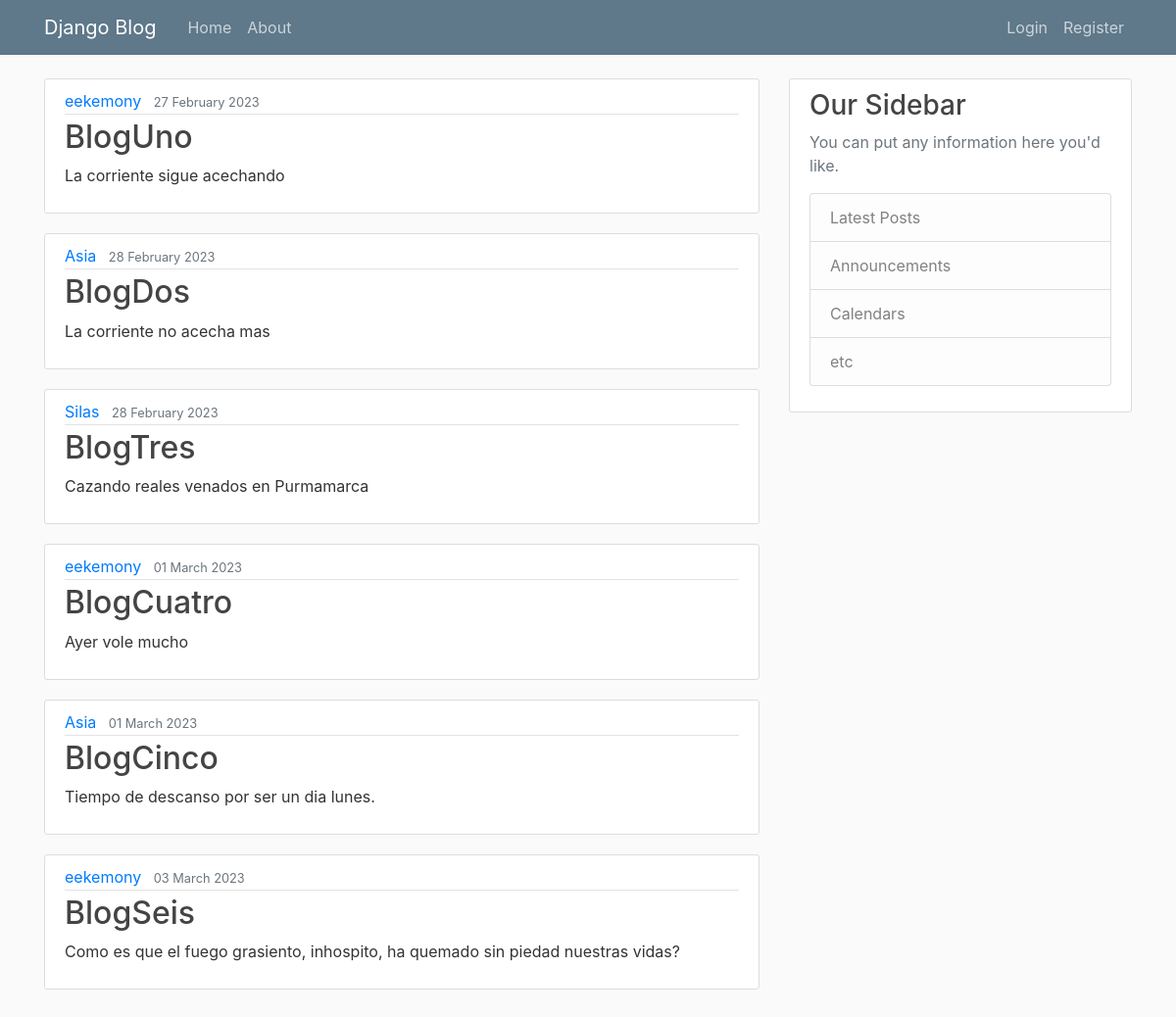
Screenshot of /blog/ with the database file from the repository.
### blog/models.py (models this page shows, shortened)
class Post(models.Model): #post will be the table of a database.
    title = models.CharField(max_length=100) #title is a table field, model is module and CharField is a class
    content = models.TextField() #text field is text with no restrictions
    date_posted = models.DateTimeField(default=timezone.now) #we dont put timezone.now(), just timezone.now because we dont
    author = models.ForeignKey(User, on_delete=models.CASCADE)
    """ This line of code defines a foreign key relationship between the `Post` model and the `User` model in Django. A foreign key is a field in one table that refers to the primary key of another table. In this case, the `author` field in the `Post` model is a foreign key that refers to the `id` field in the `User` model. This means that each post is associated with a single user who created it.

    The `on_delete` argument specifies what should happen when the referenced object (in this case, a `User` object) is deleted. `models.CASCADE` is a built-in Django option that specifies that when a `User` object is deleted, all of the `Post` objects associated with that `User` should also be deleted."""

### blog/views.py (the view)
# urls.py: 2. Add a URL to urlpatterns:  path('', views.home, name='home')
def home(request):
    context = {'posts': Post.objects.all(), 'titulo': 'Main Page'}
    return render(request, 'blog/home.html', context)

### blog/templates/blog/home.html
{% extends "blog/base.html" %}
{% block content %}
    {% for i in posts %}
        <article class="media content-section">
            <div class="media-body">
                <div class="article-metadata">
                    <a class="mr-2" href="#">{{ i.author }}</a>
                    <small class="text-muted">{{ i.date_posted|date:"d F Y" }}</small>
                </div>
                <h2><a class="article-title" href="#">{{ i.title }}</a></h2>
                <p class="article-content">{{ i.content }}</p>
            </div>
        </article>
    {% endfor %}
{% endblock content %}

### blog/templates/blog/base.html (shortened to what this page needs)
{% load static %}
<!DOCTYPE html>
<html lang="en">
<head>
    <link rel="stylesheet" href="https://maxcdn.bootstrapcdn.com/bootstrap/4.0.0/css/bootstrap.min.css">
    <link rel="stylesheet" type="text/css" href="{% static 'blog/main.css' %}">
</head>
<body>
    <header class="site-header">
        <nav class="navbar navbar-expand-md navbar-dark bg-steel fixed-top">
          <div class="container">
            <a class="navbar-brand mr-4" href="{% url 'blog-home' %}">Django Blog</a>
            <div class="collapse navbar-collapse" id="navbarToggle">
              <div class="navbar-nav mr-auto">
                <a class="nav-item nav-link" href="{% url 'blog-home' %}">Home</a>
                <a class="nav-item nav-link" href="{% url 'blog-about' %}">About</a>
              </div>
              <div class="navbar-nav">
                {% if user.is_authenticated %}
                  <a class="nav-item nav-link" href="{%  url 'perfil' %}">Profile</a>
                  <a class="nav-item nav-link" href="{%  url 'salir' %}">Logout</a>
                {% else %}
                  <a class="nav-item nav-link" href="{%  url 'entrar' %}">Login</a>
                  <a class="nav-item nav-link" href="{%  url 'alta' %}">Register</a>
                {% endif %}
              </div>
            </div>
          </div>
        </nav>
      </header>
    <main role="main" class="container">
      <div class="row">
        <div class="col-md-8">
          {% block content %}{% endblock %}
        </div>
        <div class="col-md-4">
          <div class="content-section">
            <h3>Our Sidebar</h3>
            <p class='text-muted'>You can put any information here you'd like.
              <ul class="list-group">
                <li class="list-group-item list-group-item-light">Latest Posts</li>
                <li class="list-group-item list-group-item-light">Announcements</li>
                <li class="list-group-item list-group-item-light">Calendars</li>
                <li class="list-group-item list-group-item-light">etc</li>
              </ul>
            </p>
          </div>
        </div>
      </div>
    </main>
</body>
</html>

### blog/static/blog/main.css (style rules this page uses)
body { background: #fafafa; color: #333333; margin-top: 5rem; }
h1, h2, h3, h4, h5, h6 { color: #444444; }
ul { margin: 0; }
.bg-steel { background-color: #5f788a; }
.site-header .navbar-nav .nav-link { color: #cbd5db; }
.content-section { background: #ffffff; padding: 10px 20px; border: 1px solid #dddddd; border-radius: 3px; margin-bottom: 20px; }
.article-title { color: #444444; }
.article-content { white-space: pre-line; }
.article-metadata { padding-bottom: 1px; margin-bottom: 4px; border-bottom: 1px solid #e3e3e3 }

### rows the page displays
Post: author "eekemony", date_posted "27 February 2023", title "BlogUno", content "La corriente sigue acechando"
Post: author "Asia", date_posted "28 February 2023", title "BlogDos", content "La corriente no acecha mas"
Post: author "Silas", date_posted "28 February 2023", title "BlogTres", content "Cazando reales venados en Purmamarca"
Post: author "eekemony", date_posted "01 March 2023", title "BlogCuatro", content "Ayer vole mucho"
Post: author "Asia", date_posted "01 March 2023", title "BlogCinco", content "Tiempo de descanso por ser un dia lunes."
Post: author "eekemony", date_posted "03 March 2023", title "BlogSeis", content "Como es que el fuego grasiento, inhospito, ha quemado sin piedad nuestras vidas?"
